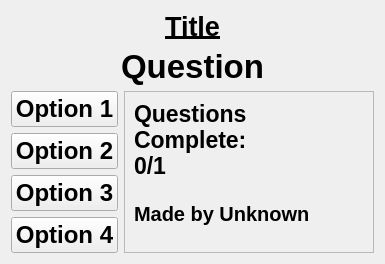
            <widget class="QWidget" name="l_type_quiz">
             <layout class="QGridLayout" name="gridLayout_4">
              <item row="3" column="0">
               <widget class="QPushButton" name="ltl_option_2">
                <property name="sizePolicy">
                 <sizepolicy hsizetype="Minimum" vsizetype="Preferred">
                  <horstretch>0</horstretch>
                  <verstretch>0</verstretch>
                 </sizepolicy>
                </property>
                <property name="maximumSize">
                 <size>
                  <width>16777215</width>
                  <height>60</height>
                 </size>
                </property>
                <property name="font">
                 <font>
                  <pointsize>18</pointsize>
                  <bold>true</bold>
                 </font>
                </property>
                <property name="text">
                 <string>Option 2</string>
                </property>
                <property name="iconSize">
                 <size>
                  <width>24</width>
                  <height>24</height>
                 </size>
                </property>
               </widget>
              </item>
              <item row="2" column="0">
               <widget class="QPushButton" name="ltl_option_1">
                <property name="sizePolicy">
                 <sizepolicy hsizetype="Minimum" vsizetype="Preferred">
                  <horstretch>0</horstretch>
                  <verstretch>0</verstretch>
                 </sizepolicy>
                </property>
                <property name="maximumSize">
                 <size>
                  <width>16777215</width>
                  <height>60</height>
                 </size>
                </property>
                <property name="font">
                 <font>
                  <pointsize>18</pointsize>
                  <bold>true</bold>
                 </font>
                </property>
                <property name="text">
                 <string>Option 1</string>
                </property>
                <property name="iconSize">
                 <size>
                  <width>24</width>
                  <height>24</height>
                 </size>
                </property>
               </widget>
              </item>
              <item row="5" column="0">
               <widget class="QPushButton" name="ltl_option_4">
                <property name="sizePolicy">
                 <sizepolicy hsizetype="Minimum" vsizetype="Preferred">
                  <horstretch>0</horstretch>
                  <verstretch>0</verstretch>
                 </sizepolicy>
                </property>
                <property name="maximumSize">
                 <size>
                  <width>16777215</width>
                  <height>60</height>
                 </size>
                </property>
                <property name="font">
                 <font>
                  <pointsize>18</pointsize>
                  <bold>true</bold>
                 </font>
                </property>
                <property name="text">
                 <string>Option 4</string>
                </property>
                <property name="iconSize">
                 <size>
                  <width>24</width>
                  <height>24</height>
                 </size>
                </property>
               </widget>
              </item>
              <item row="4" column="0">
               <widget class="QPushButton" name="ltl_option_3">
                <property name="sizePolicy">
                 <sizepolicy hsizetype="Minimum" vsizetype="Preferred">
                  <horstretch>0</horstretch>
                  <verstretch>0</verstretch>
                 </sizepolicy>
                </property>
                <property name="maximumSize">
                 <size>
                  <width>16777215</width>
                  <height>60</height>
                 </size>
                </property>
                <property name="font">
                 <font>
                  <pointsize>18</pointsize>
                  <bold>true</bold>
                 </font>
                </property>
                <property name="text">
                 <string>Option 3</string>
                </property>
                <property name="iconSize">
                 <size>
                  <width>24</width>
                  <height>24</height>
                 </size>
                </property>
               </widget>
              </item>
              <item row="2" column="1" rowspan="4">
               <widget class="QFrame" name="frame_13">
                <property name="maximumSize">
                 <size>
                  <width>250</width>
                  <height>16777215</height>
                 </size>
                </property>
                <property name="frameShape">
                 <enum>QFrame::Shape::StyledPanel</enum>
                </property>
                <property name="frameShadow">
                 <enum>QFrame::Shadow::Raised</enum>
                </property>
                <layout class="QVBoxLayout" name="verticalLayout_16">
                 <item>
                  <widget class="QLabel" name="questions_complete">
                   <property name="font">
                    <font>
                     <pointsize>17</pointsize>
                     <bold>true</bold>
                    </font>
                   </property>
                   <property name="text">
                    <string>Questions Complete:
0/1</string>
                   </property>
                   <property name="wordWrap">
                    <bool>true</bool>
                   </property>
                  </widget>
                 </item>
                 <item>
                  <widget class="QLabel" name="quiz_author">
                   <property name="font">
                    <font>
                     <pointsize>15</pointsize>
                     <bold>true</bold>
                    </font>
                   </property>
                   <property name="text">
                    <string>Made by Unknown</string>
                   </property>
                   <property name="wordWrap">
                    <bool>true</bool>
                   </property>
                  </widget>
                 </item>
                </layout>
               </widget>
              </item>
              <item row="1" column="0" colspan="2">
               <widget class="QLabel" name="ltl_question_2">
                <property name="maximumSize">
                 <size>
                  <width>16777215</width>
                  <height>150</height>
                 </size>
                </property>
                <property name="font">
                 <font>
                  <pointsize>25</pointsize>
                  <bold>true</bold>
                 </font>
                </property>
                <property name="text">
                 <string>Question</string>
                </property>
                <property name="alignment">
                 <set>Qt::AlignmentFlag::AlignHCenter|Qt::AlignmentFlag::AlignTop</set>
                </property>
                <property name="wordWrap">
                 <bool>true</bool>
                </property>
               </widget>
              </item>
              <item row="0" column="0" colspan="2">
               <widget class="QLabel" name="ltl_title_2">
                <property name="maximumSize">
                 <size>
                  <width>16777215</width>
                  <height>60</height>
                 </size>
                </property>
                <property name="font">
                 <font>
                  <pointsize>20</pointsize>
                  <bold>true</bold>
                  <underline>true</underline>
                 </font>
                </property>
                <property name="text">
                 <string>Title</string>
                </property>
                <property name="alignment">
                 <set>Qt::AlignmentFlag::AlignHCenter|Qt::AlignmentFlag::AlignTop</set>
                </property>
               </widget>
              </item>
             </layout>
            </widget>
